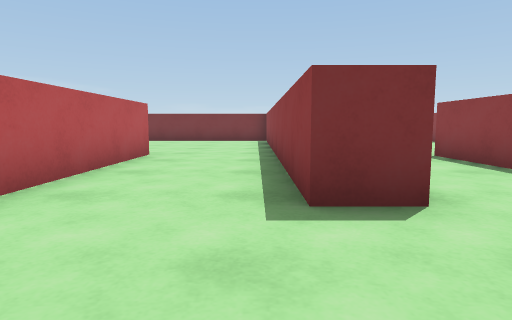
[1] (above)

20 first-person views from a walk through a Unity game level. The camera is 0.34 m above the floor, tilts 6° down and sees 75° across. The floor is counted in squares, 0.5 m on a side. Each view is taken from the middle of a square. On the plan, view 1 faces up. The plan holds only what a view shows up to about 10 squares ahead; the rest is blank. Some animated figures are not drawn.

[2]
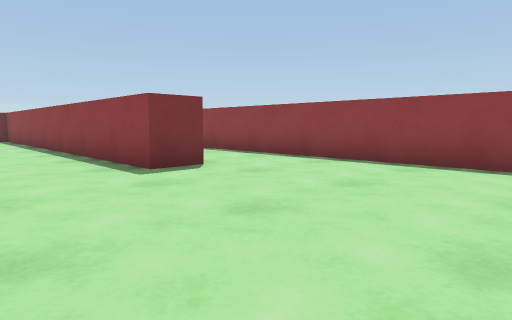

[3]
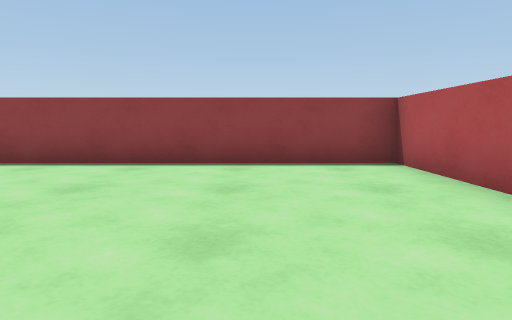

[4]
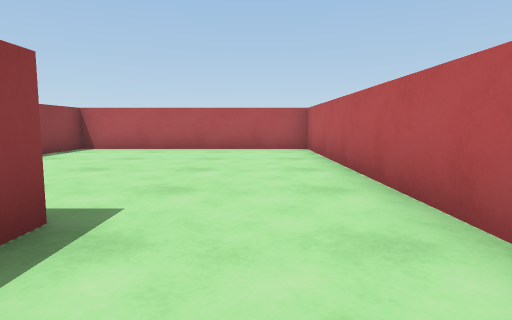

[5]
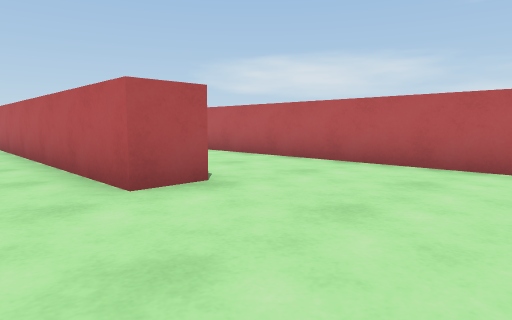

[6]
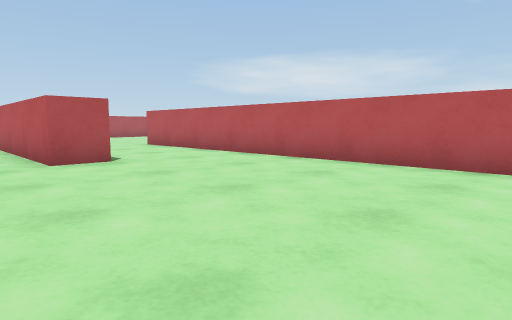

[7]
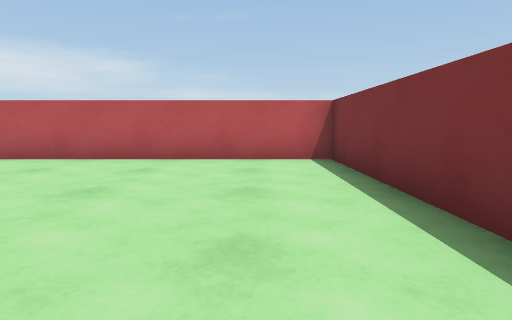

[8]
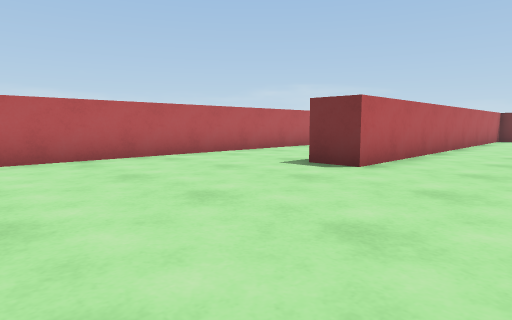

[9]
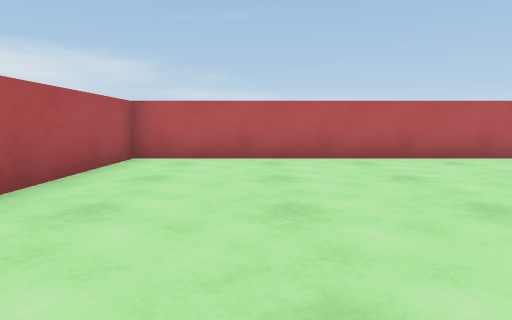

[10]
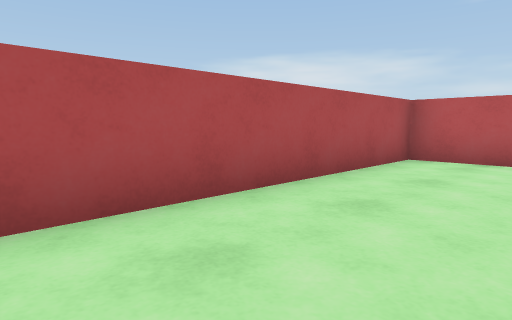

[11]
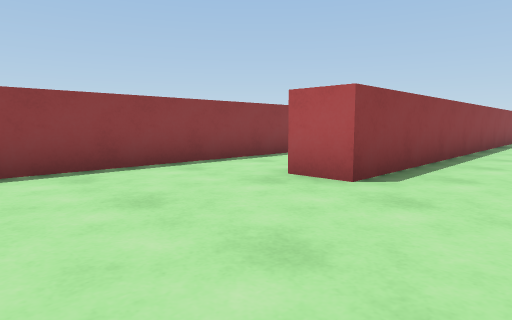

[12]
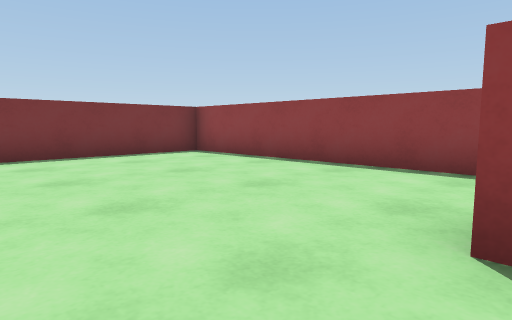

[13]
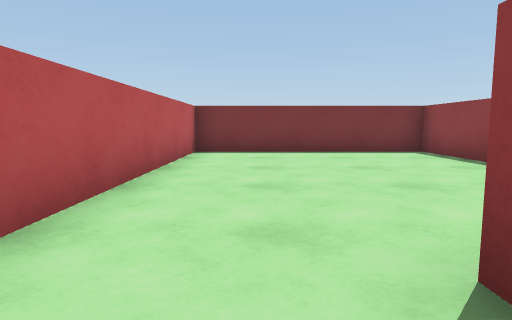

[14]
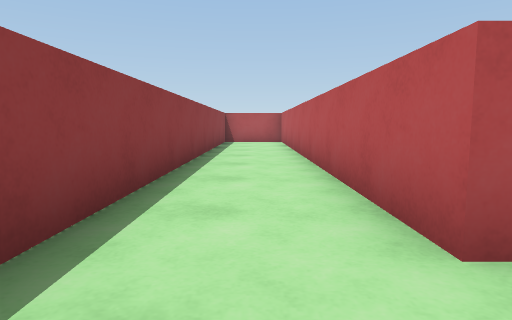

[15]
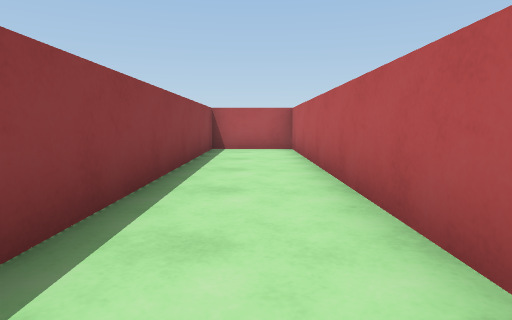

[16]
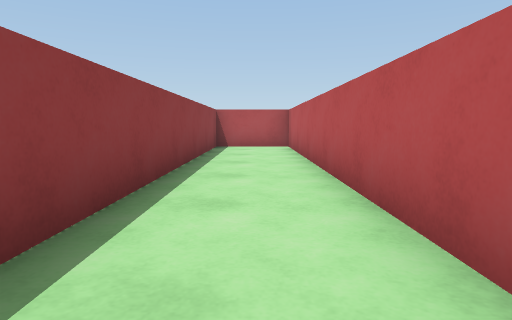

[17]
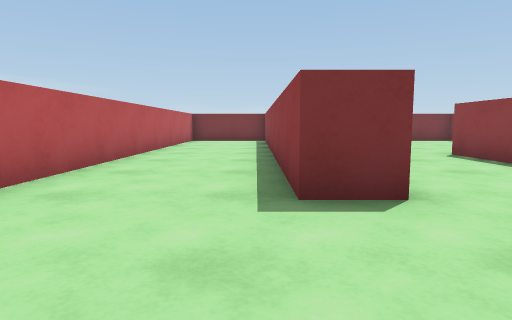

[18]
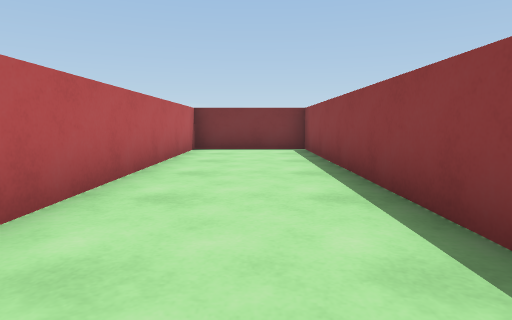

[19]
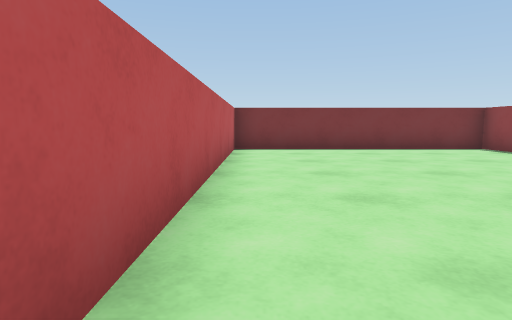

[20]
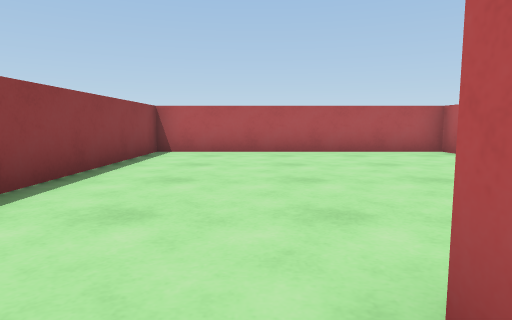

### Floor plan
Points are (right, up) in squares from view 1. A wall is a line through its corners. A room is listed if a view was taken in it or the views show most of it. See-through windows are left out.
Room 1 (views 1, 2, 3, 4, 5, 6, 7, 8, 9, 10, 12, 13, 17, 18, 19, 20)
walls: (-3.5, 5.9) (-3.5, 7.7) (-2.5, 7.7) (-2.5, -4.5) (4, -4.5) (4, 7.4); (1.5, 2.7) (0.5, 2.7) (0.5, 10); (0.5, 13.4) (0.5, 14.5) (-6.6, 14.5) (-6.6, 3) (-7.6, 3) (-7.6, 14.5) (-10.7, 14.5) (-10.7, -4.5) (-3.5, -4.5) (-3.5, 0.8)
ways out: opening at (2.5, 7.5) to room 2
Room 2 (views 11, 14, 15, 16)
walls: (4, 7.4) (5, 7.4) (5, -4.5) (7.2, -4.5) (7.2, 14.5) (1.5, 14.5) (1.5, 7.9)
ways out: opening at (2.5, 7.5) to room 1

Positions as (right, up) in squares from view 1, and headings:
1: (0, 0), facing up
2: (-2, -2), facing up-right
3: (-2, -2), facing right
4: (-1, 5), facing down
5: (-1, 11), facing down-left
6: (-1, 14), facing down-left
7: (0, 13), facing left
8: (-4, -2), facing up-left
9: (-4, -2), facing left
10: (-4, -2), facing down-left
11: (2, 11), facing down-right
12: (2, 7), facing up-right
13: (3, 6), facing up
14: (6, 9), facing down
15: (6, 5), facing down
16: (6, 6), facing down
17: (-8, 0), facing up
18: (-9, 5), facing up
19: (-6, 5), facing up
20: (-6, 4), facing down
